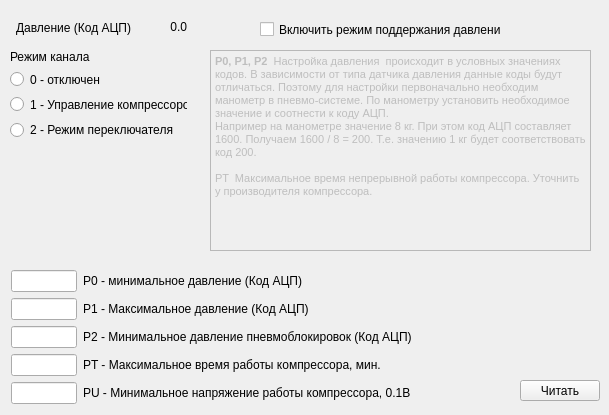
    <widget class="QWidget" name="tabAIR">
     <attribute name="title">
      <string>Компрессор</string>
     </attribute>
     <widget class="QLabel" name="label_26">
      <property name="geometry">
       <rect>
        <x>16</x>
        <y>20</y>
        <width>121</width>
        <height>16</height>
       </rect>
      </property>
      <property name="text">
       <string>Давление (Код АЦП)</string>
      </property>
     </widget>
     <widget class="QLabel" name="P_Current">
      <property name="geometry">
       <rect>
        <x>140</x>
        <y>20</y>
        <width>47</width>
        <height>13</height>
       </rect>
      </property>
      <property name="text">
       <string>0.0</string>
      </property>
      <property name="alignment">
       <set>Qt::AlignRight|Qt::AlignTrailing|Qt::AlignVCenter</set>
      </property>
     </widget>
     <widget class="QCheckBox" name="PM">
      <property name="geometry">
       <rect>
        <x>260</x>
        <y>20</y>
        <width>241</width>
        <height>19</height>
       </rect>
      </property>
      <property name="text">
       <string>Включить режим поддержания давления</string>
      </property>
     </widget>
     <widget class="QPushButton" name="BTReadAIR">
      <property name="geometry">
       <rect>
        <x>520</x>
        <y>380</y>
        <width>80</width>
        <height>21</height>
       </rect>
      </property>
      <property name="text">
       <string>Читать</string>
      </property>
     </widget>
     <widget class="QWidget" name="layoutWidget">
      <property name="geometry">
       <rect>
        <x>10</x>
        <y>50</y>
        <width>177</width>
        <height>90</height>
       </rect>
      </property>
      <layout class="QGridLayout" name="gridLayout_13">
       <item row="1" column="0">
        <widget class="QRadioButton" name="PEN0">
         <property name="text">
          <string>0 - отключен</string>
         </property>
        </widget>
       </item>
       <item row="3" column="0">
        <widget class="QRadioButton" name="PEN2">
         <property name="text">
          <string>2 - Режим переключателя</string>
         </property>
        </widget>
       </item>
       <item row="2" column="0">
        <widget class="QRadioButton" name="PEN1">
         <property name="text">
          <string>1 - Управление компрессором</string>
         </property>
        </widget>
       </item>
       <item row="0" column="0">
        <widget class="QLabel" name="label_29">
         <property name="text">
          <string>Режим канала</string>
         </property>
        </widget>
       </item>
      </layout>
     </widget>
     <widget class="QWidget" name="layoutWidget">
      <property name="geometry">
       <rect>
        <x>11</x>
        <y>270</y>
        <width>401</width>
        <height>136</height>
       </rect>
      </property>
      <layout class="QGridLayout" name="gridLayout_14">
       <item row="0" column="0">
        <widget class="QLineEdit" name="P0"/>
       </item>
       <item row="0" column="1">
        <widget class="QLabel" name="label_32">
         <property name="text">
          <string>P0 - минимальное давление (Код АЦП)</string>
         </property>
        </widget>
       </item>
       <item row="1" column="0">
        <widget class="QLineEdit" name="P1"/>
       </item>
       <item row="1" column="1">
        <widget class="QLabel" name="label_33">
         <property name="text">
          <string>P1 - Максимальное давление (Код АЦП)</string>
         </property>
        </widget>
       </item>
       <item row="2" column="0">
        <widget class="QLineEdit" name="P2"/>
       </item>
       <item row="2" column="1">
        <widget class="QLabel" name="label_34">
         <property name="text">
          <string>P2 - Минимальное давление пневмоблокировок (Код АЦП)</string>
         </property>
        </widget>
       </item>
       <item row="3" column="0">
        <widget class="QLineEdit" name="PT"/>
       </item>
       <item row="3" column="1">
        <widget class="QLabel" name="label_35">
         <property name="text">
          <string>PT - Максимальное время работы компрессора, мин.</string>
         </property>
        </widget>
       </item>
       <item row="4" column="0">
        <widget class="QLineEdit" name="PU"/>
       </item>
       <item row="4" column="1">
        <widget class="QLabel" name="label_45">
         <property name="text">
          <string>PU - Минимальное напряжение работы компрессора, 0.1В</string>
         </property>
        </widget>
       </item>
      </layout>
     </widget>
     <widget class="QTextEdit" name="textEdit_6">
      <property name="enabled">
       <bool>false</bool>
      </property>
      <property name="geometry">
       <rect>
        <x>210</x>
        <y>50</y>
        <width>381</width>
        <height>201</height>
       </rect>
      </property>
      <property name="html">
       <string>&lt;!DOCTYPE HTML PUBLIC &quot;-//W3C//DTD HTML 4.0//EN&quot; &quot;http://www.w3.org/TR/REC-html40/strict.dtd&quot;&gt;
&lt;html&gt;&lt;head&gt;&lt;meta name=&quot;qrichtext&quot; content=&quot;1&quot; /&gt;&lt;style type=&quot;text/css&quot;&gt;
p, li { white-space: pre-wrap; }
&lt;/style&gt;&lt;/head&gt;&lt;body style=&quot; font-family:'MS Shell Dlg 2'; font-size:8.25pt; font-weight:400; font-style:normal;&quot;&gt;
&lt;p style=&quot; margin-top:0px; margin-bottom:0px; margin-left:0px; margin-right:0px; -qt-block-indent:0; text-indent:0px;&quot;&gt;&lt;span style=&quot; font-family:'MS Shell Dlg 2'; font-weight:600;&quot;&gt;P0, P1, P2  &lt;/span&gt;&lt;span style=&quot; font-family:'MS Shell Dlg 2';&quot;&gt;Настройка давления  происходит в условных значениях кодов. В зависимости от типа датчика давления данные коды будут отличаться. Поэтому для настройки первоначально необходим манометр в пневмо-системе. По манометру установить необходимое значение и соотнести к коду АЦП.&lt;/span&gt;&lt;/p&gt;
&lt;p style=&quot; margin-top:0px; margin-bottom:0px; margin-left:0px; margin-right:0px; -qt-block-indent:0; text-indent:0px;&quot;&gt;&lt;span style=&quot; font-family:'MS Shell Dlg 2';&quot;&gt;Например на манометре значение 8 кг. При этом код АЦП составляет 1600. Получаем 1600 / 8 = 200. Т.е. значению 1 кг будет соответствовать код 200.&lt;/span&gt;&lt;/p&gt;
&lt;p style=&quot;-qt-paragraph-type:empty; margin-top:0px; margin-bottom:0px; margin-left:0px; margin-right:0px; -qt-block-indent:0; text-indent:0px; font-family:'MS Shell Dlg 2';&quot;&gt;&lt;br /&gt;&lt;/p&gt;
&lt;p style=&quot; margin-top:0px; margin-bottom:0px; margin-left:0px; margin-right:0px; -qt-block-indent:0; text-indent:0px;&quot;&gt;&lt;span style=&quot; font-family:'MS Shell Dlg 2';&quot;&gt;PT  Максимальное время непрерывной работы компрессора. Уточнить у производителя компрессора. &lt;/span&gt;&lt;/p&gt;&lt;/body&gt;&lt;/html&gt;</string>
      </property>
     </widget>
    </widget>
